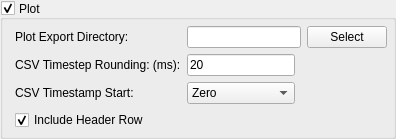
             <widget class="CollapsingGroupBox" name="groupBox_settings_plot">
              <property name="sizePolicy">
               <sizepolicy hsizetype="Preferred" vsizetype="Maximum">
                <horstretch>0</horstretch>
                <verstretch>0</verstretch>
               </sizepolicy>
              </property>
              <property name="title">
               <string>Plot</string>
              </property>
              <property name="alignment">
               <set>Qt::AlignLeading|Qt::AlignLeft|Qt::AlignVCenter</set>
              </property>
              <property name="checkable">
               <bool>true</bool>
              </property>
              <property name="checked">
               <bool>true</bool>
              </property>
              <layout class="QGridLayout" name="gridLayout_15">
               <property name="leftMargin">
                <number>12</number>
               </property>
               <property name="topMargin">
                <number>6</number>
               </property>
               <property name="rightMargin">
                <number>6</number>
               </property>
               <property name="bottomMargin">
                <number>6</number>
               </property>
               <item row="0" column="3">
                <widget class="QPushButton" name="pushButton_select_plot_export_directory">
                 <property name="toolTip">
                  <string>Select this directory from your computer</string>
                 </property>
                 <property name="text">
                  <string>Select</string>
                 </property>
                </widget>
               </item>
               <item row="0" column="0">
                <widget class="QLabel" name="label_35">
                 <property name="text">
                  <string>Plot Export Directory: </string>
                 </property>
                </widget>
               </item>
               <item row="2" column="1">
                <widget class="QComboBox" name="comboBox_export_timestamp_format">
                 <property name="toolTip">
                  <string>Configures the &quot;SECONDS&quot; column when exporting plot data to a CSV </string>
                 </property>
                 <item>
                  <property name="text">
                   <string>Zero</string>
                  </property>
                 </item>
                 <item>
                  <property name="text">
                   <string>Plot-Start</string>
                  </property>
                 </item>
                 <item>
                  <property name="text">
                   <string>UNIX</string>
                  </property>
                 </item>
                 <item>
                  <property name="text">
                   <string>None</string>
                  </property>
                 </item>
                </widget>
               </item>
               <item row="2" column="0">
                <widget class="QLabel" name="label_11">
                 <property name="text">
                  <string>CSV Timestamp Start:</string>
                 </property>
                </widget>
               </item>
               <item row="1" column="0">
                <widget class="QLabel" name="label_31">
                 <property name="text">
                  <string>CSV Timestep Rounding: (ms):</string>
                 </property>
                </widget>
               </item>
               <item row="3" column="0">
                <widget class="QCheckBox" name="checkBox_include_header">
                 <property name="toolTip">
                  <string>Export a header row with CSV data</string>
                 </property>
                 <property name="text">
                  <string>Include Header Row</string>
                 </property>
                 <property name="checked">
                  <bool>true</bool>
                 </property>
                 <property name="autoRepeat">
                  <bool>false</bool>
                 </property>
                </widget>
               </item>
               <item row="1" column="1">
                <widget class="QLineEdit" name="lineEdit_export_timestep_rounding">
                 <property name="text">
                  <string>20</string>
                 </property>
                </widget>
               </item>
               <item row="0" column="1" colspan="2">
                <widget class="QLineEdit" name="lineEdit_plot_export_directory">
                 <property name="toolTip">
                  <string>Default directory for plot exports </string>
                 </property>
                 <property name="whatsThis">
                  <string>What is this?</string>
                 </property>
                </widget>
               </item>
              </layout>
             </widget>
